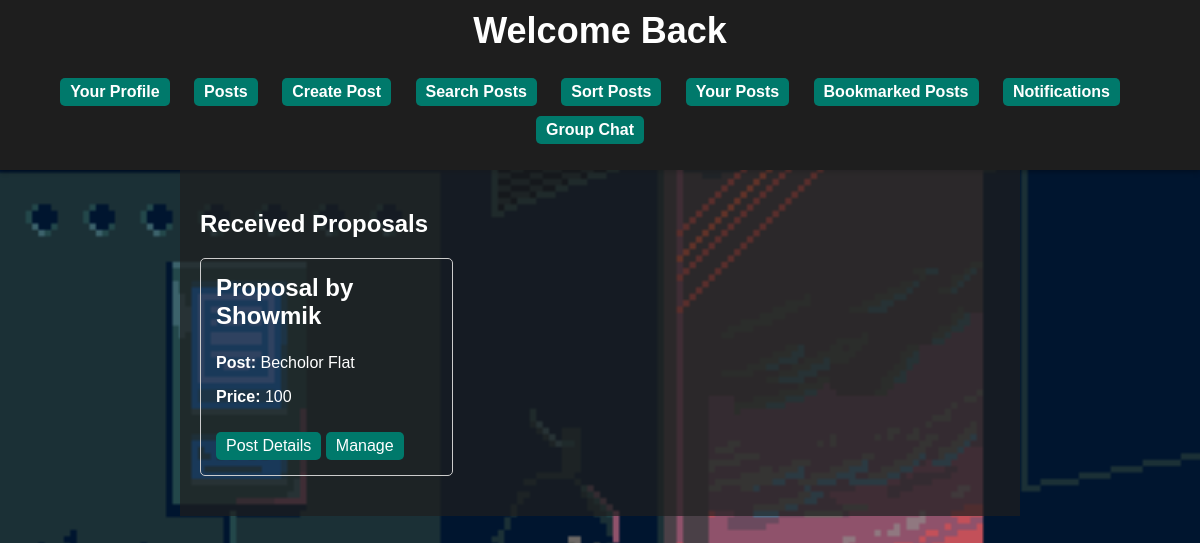
Page /users/Pravakar/posts/notifications (signed in) on the committed database.
### users/models.py (models this page shows)
class Notification(models.Model):
    post = models.ForeignKey(DormRoom, on_delete=models.CASCADE)
    user = models.ForeignKey(Register, on_delete=models.CASCADE)

class Register(models.Model):
    username=models.CharField(max_length=30)
    email=models.EmailField()
    password=models.CharField(max_length=100)
    nid=models.IntegerField()

class DormRoom(models.Model):
    title = models.CharField(max_length=255)
    content = models.TextField()
    popularity = models.IntegerField(default=0)
    type = models.CharField(max_length=50)
    price = models.CharField(max_length=20)
    link = models.URLField(max_length=200, null=True)
    posted_by = models.ForeignKey(Register, on_delete=models.CASCADE, related_name='posted')
    comments = models.ManyToManyField(Comment, blank=True)
    bookmarked_by = models.ManyToManyField(Register, blank=True, related_name='bookmarked')

### users/views.py (the view)
# urls.py: path('<str:username>/posts/notifications', views.notifications, name='notifications'),
def notifications(request, username):
    viewer_username = request.session.get('username')
    viewer = get_object_or_404(Register, username=viewer_username)
    notifications = Notification.objects.filter(post__posted_by=viewer)
    return render(request, 'notifications.html', {'dorm_rooms' : notifications, 'username' : username})

### users/templates/notifications.html (shortened to what this page needs)
{% extends "profile_base.html" %}
{% block content %}
<body style="background-image: url('/static/bg9.gif'); background-size: cover;">
    <h2>Received Proposals</h2>
    <div class="room-grid">
        {% for room in dorm_rooms %}
            <div class="room-card">
                <h3>Proposal by {{room.user.username}}</h3>
                <p><strong>Post:</strong> {{ room.post.title }}</p>
                <p><strong>Price:</strong> {{ room.post.price }}</p>
                <a href="{{room.post.link}}" target="_blank">Post Details</a>
                <a href="#">Manage</a>
            </div>
        {% endfor %}
    </div>
</body>
{% endblock %}

### users/static/style.css (style rules this page uses)
body { font-family: Arial, sans-serif; margin: 0; padding: 0; background: #1E1E1E; color: #fff; }
.room-grid { display: grid; grid-template-columns: repeat(3, 1fr); gap: 20px; margin: 20px 0; }
.room-card { border: 1px solid #ccc; padding: 15px; border-radius: 5px; transition: transform 0.3s; }
h3 { margin-top: 0; font-size: 24px; transition: color 0.3s; }
a { display: inline-block; padding: 5px 10px; background-color: #00796B; color: #fff; text-decoration: none; border-radius: 5px; margin-top: 10px; transition: background 0.3s; }

### rows in the picture
Notification: user.username "Showmik", post "Becholor Flat", post.price "100"
